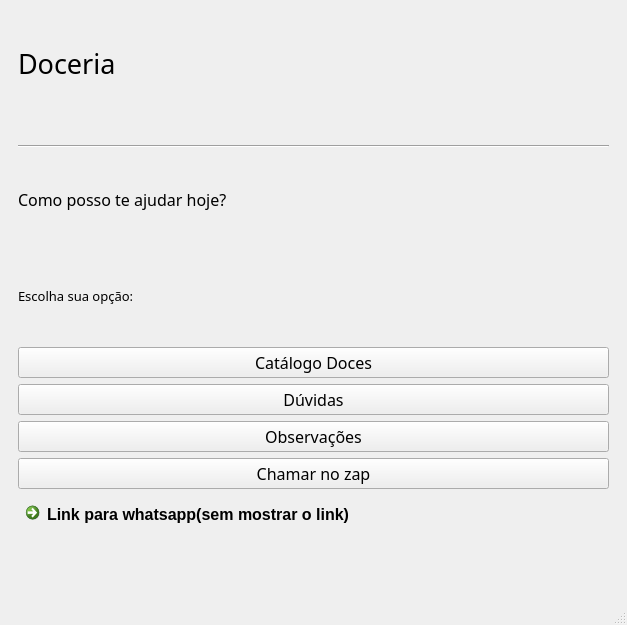
<?xml version="1.0" encoding="UTF-8"?>
<ui version="4.0">
 <class>MainWindow</class>
 <widget class="QMainWindow" name="MainWindow">
  <property name="geometry">
   <rect>
    <x>0</x>
    <y>0</y>
    <width>627</width>
    <height>625</height>
   </rect>
  </property>
  <property name="windowTitle">
   <string>MainWindow</string>
  </property>
  <widget class="QWidget" name="centralwidget">
   <layout class="QVBoxLayout" name="verticalLayout">
    <item>
     <widget class="QStackedWidget" name="stackedWidget">
      <widget class="QWidget" name="page">
       <layout class="QVBoxLayout" name="verticalLayout_2">
        <item>
         <widget class="QLabel" name="label">
          <property name="font">
           <font>
            <family>Segoe Print</family>
            <pointsize>20</pointsize>
            <weight>50</weight>
            <bold>false</bold>
            <underline>false</underline>
           </font>
          </property>
          <property name="text">
           <string>Doceria</string>
          </property>
         </widget>
        </item>
        <item>
         <widget class="QPushButton" name="botaologo">
          <property name="font">
           <font>
            <family>Segoe Print</family>
           </font>
          </property>
          <property name="cursor">
           <cursorShape>PointingHandCursor</cursorShape>
          </property>
          <property name="text">
           <string/>
          </property>
          <property name="icon">
           <iconset>
            <normaloff>../../istockphoto-1251173175-1024x1024.jpg</normaloff>../../istockphoto-1251173175-1024x1024.jpg</iconset>
          </property>
          <property name="iconSize">
           <size>
            <width>101</width>
            <height>101</height>
           </size>
          </property>
          <property name="autoDefault">
           <bool>false</bool>
          </property>
          <property name="default">
           <bool>false</bool>
          </property>
          <property name="flat">
           <bool>true</bool>
          </property>
         </widget>
        </item>
        <item>
         <widget class="Line" name="line">
          <property name="orientation">
           <enum>Qt::Horizontal</enum>
          </property>
         </widget>
        </item>
        <item>
         <widget class="QLabel" name="label_3">
          <property name="font">
           <font>
            <family>Segoe Print</family>
            <pointsize>12</pointsize>
           </font>
          </property>
          <property name="text">
           <string>Como posso te ajudar hoje?</string>
          </property>
         </widget>
        </item>
        <item>
         <widget class="QLabel" name="label_2">
          <property name="font">
           <font>
            <family>Segoe Print</family>
            <pointsize>10</pointsize>
           </font>
          </property>
          <property name="text">
           <string>Escolha sua opção:</string>
          </property>
         </widget>
        </item>
        <item>
         <widget class="QPushButton" name="catalog">
          <property name="font">
           <font>
            <family>Segoe Print</family>
            <pointsize>12</pointsize>
           </font>
          </property>
          <property name="text">
           <string>Catálogo Doces</string>
          </property>
         </widget>
        </item>
        <item>
         <widget class="QPushButton" name="duvida">
          <property name="font">
           <font>
            <family>Segoe Print</family>
            <pointsize>12</pointsize>
           </font>
          </property>
          <property name="text">
           <string>Dúvidas</string>
          </property>
         </widget>
        </item>
        <item>
         <widget class="QPushButton" name="obs">
          <property name="font">
           <font>
            <family>Segoe Print</family>
            <pointsize>12</pointsize>
           </font>
          </property>
          <property name="text">
           <string>Observações</string>
          </property>
         </widget>
        </item>
        <item>
         <widget class="QPushButton" name="zap">
          <property name="font">
           <font>
            <family>Segoe Print</family>
            <pointsize>12</pointsize>
           </font>
          </property>
          <property name="text">
           <string>Chamar no zap</string>
          </property>
         </widget>
        </item>
        <item>
         <widget class="QCommandLinkButton" name="commandLinkButton">
          <property name="font">
           <font>
            <family>Segoe UI</family>
            <pointsize>12</pointsize>
           </font>
          </property>
          <property name="text">
           <string>Link para whatsapp(sem mostrar o link)</string>
          </property>
         </widget>
        </item>
       </layout>
      </widget>
     </widget>
    </item>
   </layout>
  </widget>
  <widget class="QMenuBar" name="menubar">
   <property name="geometry">
    <rect>
     <x>0</x>
     <y>0</y>
     <width>627</width>
     <height>21</height>
    </rect>
   </property>
  </widget>
  <widget class="QStatusBar" name="statusbar"/>
 </widget>
 <resources/>
 <connections/>
</ui>
